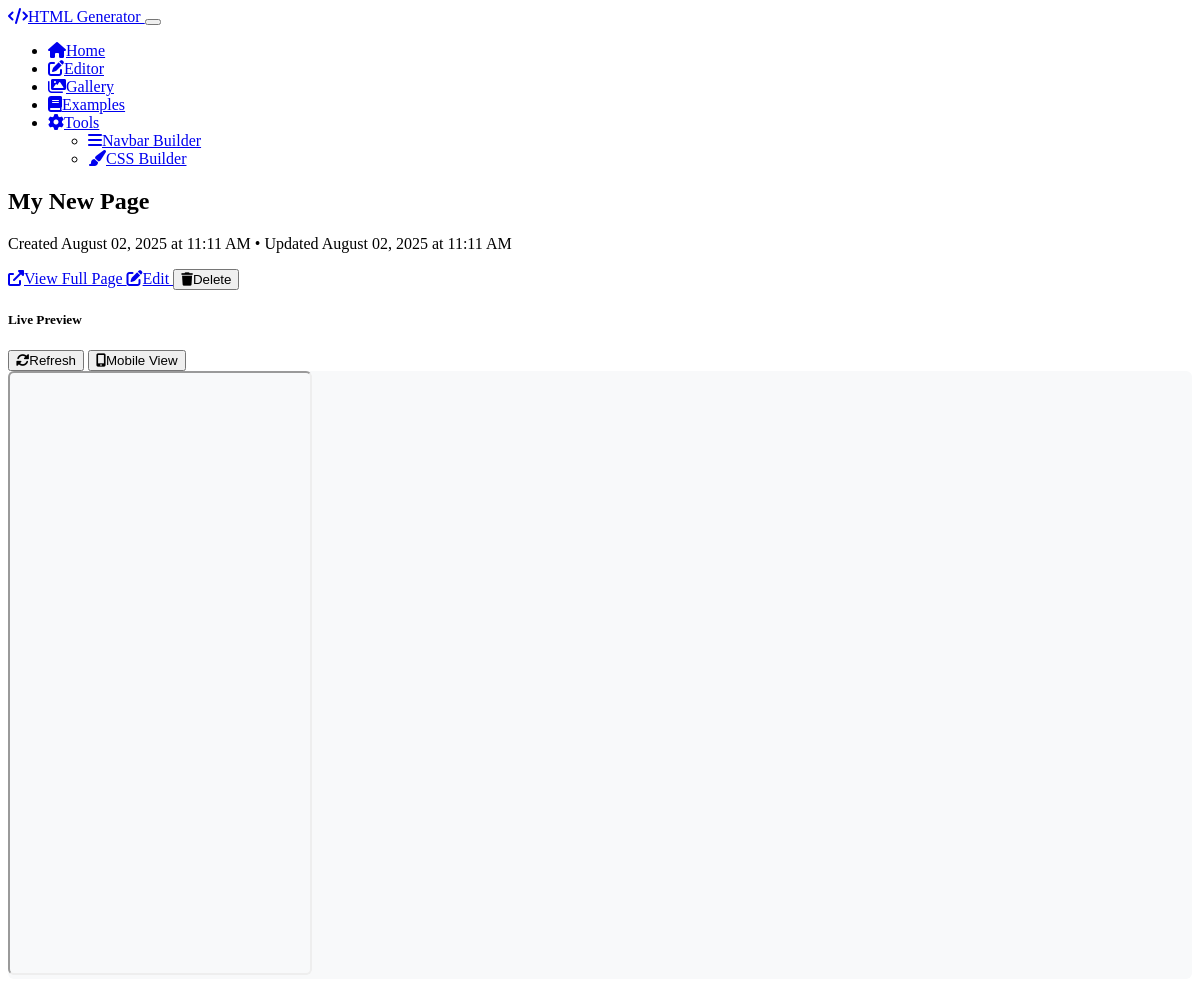
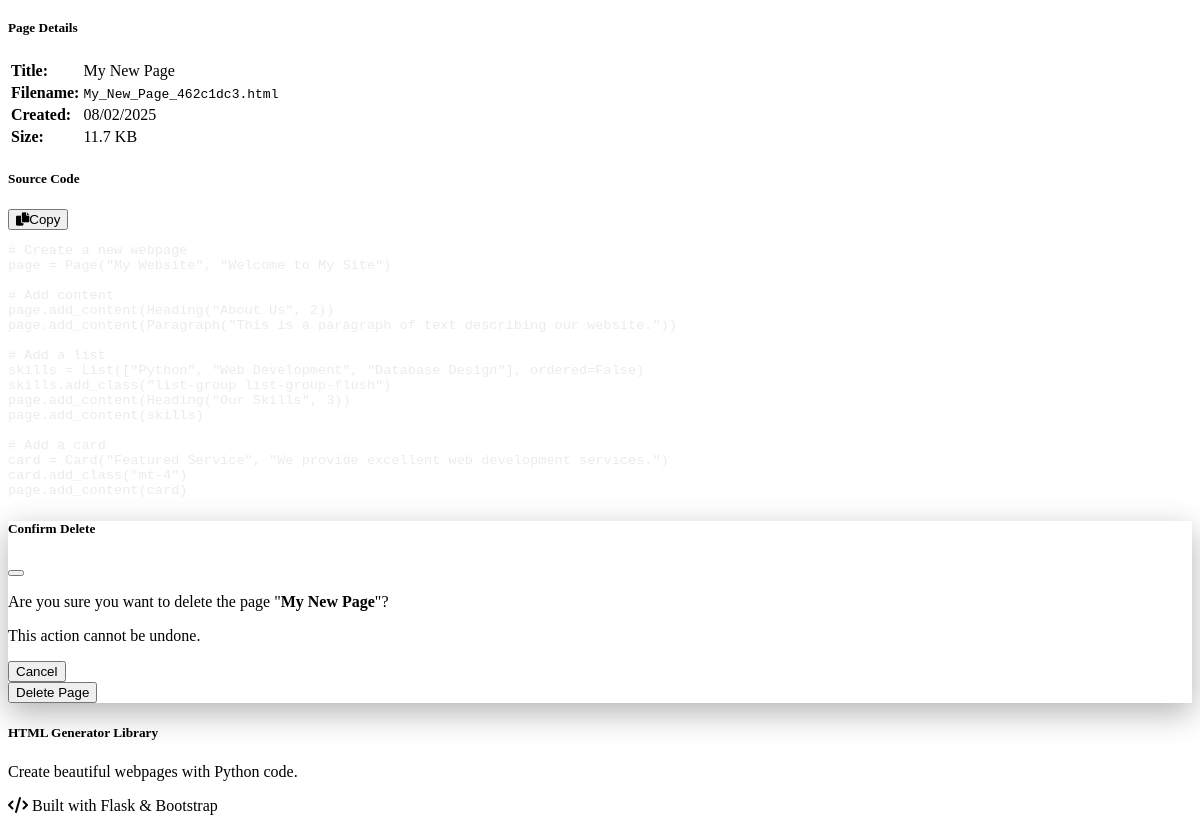
The app's page /preview/2 with its own data (2 pictures, top to bottom).
### models.py (models this page shows, shortened)
class GeneratedPage(db.Model):
    id = db.Column(db.Integer, primary_key=True)
    title = db.Column(db.String(200), nullable=False)
    filename = db.Column(db.String(100), nullable=False, unique=True)
    code = db.Column(db.Text, nullable=False)
    html_content = db.Column(db.Text, nullable=False)
    created_at = db.Column(db.DateTime, default=datetime.utcnow)
    updated_at = db.Column(db.DateTime, default=datetime.utcnow, onupdate=datetime.utcnow)

### routes/main.py (the view)
@main_bp.route('/preview/<int:page_id>')
def preview(page_id):
    page = GeneratedPage.query.get_or_404(page_id)
    return render_template('preview.html', page=page)

### templates/preview.html (shortened to what this page needs)
{% extends "base.html" %}
{% block content %}
<div class="container py-4">
    <div class="row">
        <div class="col-12 mb-4">
            <div class="d-flex justify-content-between align-items-center">
                <div>
                    <h2 class="fw-bold mb-1">{{ page.title }}</h2>
                    <p class="text-muted mb-0">
                        Created {{ page.created_at.strftime('%B %d, %Y at %I:%M %p') }}
                        {% if page.updated_at != page.created_at %}
                        • Updated {{ page.updated_at.strftime('%B %d, %Y at %I:%M %p') }}
                        {% endif %}
                    </p>
                </div>
                <div class="btn-group">
                    <a href="{{ url_for('main.view_page', page_id=page.id) }}" class="btn btn-primary" target="_blank">
                        <i class="fas fa-external-link-alt me-1"></i>View Full Page
                    </a>
                    <a href="{{ url_for('main.edit_page', page_id=page.id) }}" class="btn btn-outline-secondary">
                        <i class="fas fa-edit me-1"></i>Edit
                    </a>
                    <button type="button" class="btn btn-outline-danger" onclick="deletePage({{ page.id }})">
                        <i class="fas fa-trash me-1"></i>Delete
                    </button>
                </div>
            </div>
        </div>
    </div>
    <div class="row">
        <div class="col-lg-8">
            <div class="card">
                <div class="card-header">
                    <div class="d-flex justify-content-between align-items-center">
                        <h5 class="mb-0">Live Preview</h5>
                        <div class="btn-group btn-group-sm">
                            <button type="button" class="btn btn-outline-secondary" onclick="refreshPreview()">
                                <i class="fas fa-sync-alt me-1"></i>Refresh
                            </button>
                            <button type="button" class="btn btn-outline-info" onclick="toggleResponsive()">
                                <i class="fas fa-mobile-alt me-1"></i>Mobile View
                            </button>
                        </div>
                    </div>
                </div>
                <div class="card-body p-0">
                    <div class="preview-container" id="previewContainer">
                        <iframe id="previewFrame" src="{{ url_for('main.view_page', page_id=page.id) }}"
                                class="w-100 border-0" style="height: 600px;"></iframe>
                    </div>
                </div>
            </div>
        </div>
        <div class="col-lg-4">
            <div class="card mb-4">
                <div class="card-header">
                    <h5 class="mb-0">Page Details</h5>
                </div>
                <div class="card-body">
                    <table class="table table-sm">
                        <tr>
                            <td><strong>Title:</strong></td>
                            <td>{{ page.title }}</td>
                        </tr>
                        <tr>
                            <td><strong>Filename:</strong></td>
                            <td><code>{{ page.filename }}</code></td>
                        </tr>
                        <tr>
                            <td><strong>Created:</strong></td>
                            <td>{{ page.created_at.strftime('%m/%d/%Y') }}</td>
                        </tr>
                        <tr>
                            <td><strong>Size:</strong></td>
                            <td>{{ "%.1f"|format(page.html_content|length / 1024) }} KB</td>
                        </tr>
                    </table>
                </div>
            </div>
            <div class="card">
                <div class="card-header">
                    <div class="d-flex justify-content-between align-items-center">
                        <h5 class="mb-0">Source Code</h5>
                        <button type="button" class="btn btn-sm btn-outline-secondary" onclick="copyCode()">
                            <i class="fas fa-copy me-1"></i>Copy
                        </button>
                    </div>
                </div>
                <div class="card-body">
                    <pre class="bg-dark text-light p-3 rounded" style="font-size: 0.85rem; max-height: 400px; overflow-y: auto;"><code id="sourceCode">{{ page.code }}</code></pre>
                </div>
            </div>
        </div>
    </div>
</div>
<div class="modal fade" id="deleteModal" tabindex="-1">
    <div class="modal-dialog">
        <div class="modal-content">
            <div class="modal-header">
                <h5 class="modal-title">Confirm Delete</h5>
                <button type="button" class="btn-close" data-bs-dismiss="modal"></button>
            </div>
            <div class="modal-body">
                <p>Are you sure you want to delete the page "<strong>{{ page.title }}</strong>"?</p>
                <p class="text-danger mb-0">This action cannot be undone.</p>
            </div>
            <div class="modal-footer">
                <button type="button" class="btn btn-secondary" data-bs-dismiss="modal">Cancel</button>
                <form method="POST" action="{{ url_for('main.delete_page', page_id=page.id) }}" class="d-inline">
                    <button type="submit" class="btn btn-danger">Delete Page</button>
                </form>
            </div>
        </div>
    </div>
</div>
{% endblock %}

### static/css/custom.css (style rules this page uses)
.preview-container { background: #f8f9fa; border-radius: 0.375rem; }
.preview-container iframe { border-radius: 0.375rem; transition: all 0.3s ease; }
.card { transition: transform 0.2s ease-in-out, box-shadow 0.2s ease-in-out; }
pre code { color: #e9ecef; }
.modal-content { border: none; box-shadow: 0 10px 30px rgba(0, 0, 0, 0.3); }

### records on screen
GeneratedPage: title "My New Page", created_at "August 02, 2025 at 11:11 AM", updated_at "August 02, 2025 at 11:11 AM", filename "My_New_Page_462c1dc3.html", created_at "08/02/2025", code "# Create a new webpage page = Page(\"My Website\", \"Welcome to My Site\") # Add content page.add_content(Heading(\"About Us\", 2)) page.add_content(Paragraph(\"This is a paragraph of text describing our website.\")) # Add a list skills = List([\"Python\", \"Web Development\", \"Database Design\"], ordered=False) skills.add_class(\"list-group list-group-flush\") page.add_content(Heading(\"Our Skills\", 3)) page.add_content(skills) # Add a card card = Card(\"Featured Service\", \"We provide excellent web development services.\") card.add_class(\"mt-4\") page.add_content(card)"

### other values on screen
{{ "%.1f"|format(page.html_content|length / 1024) }} "11.7"
